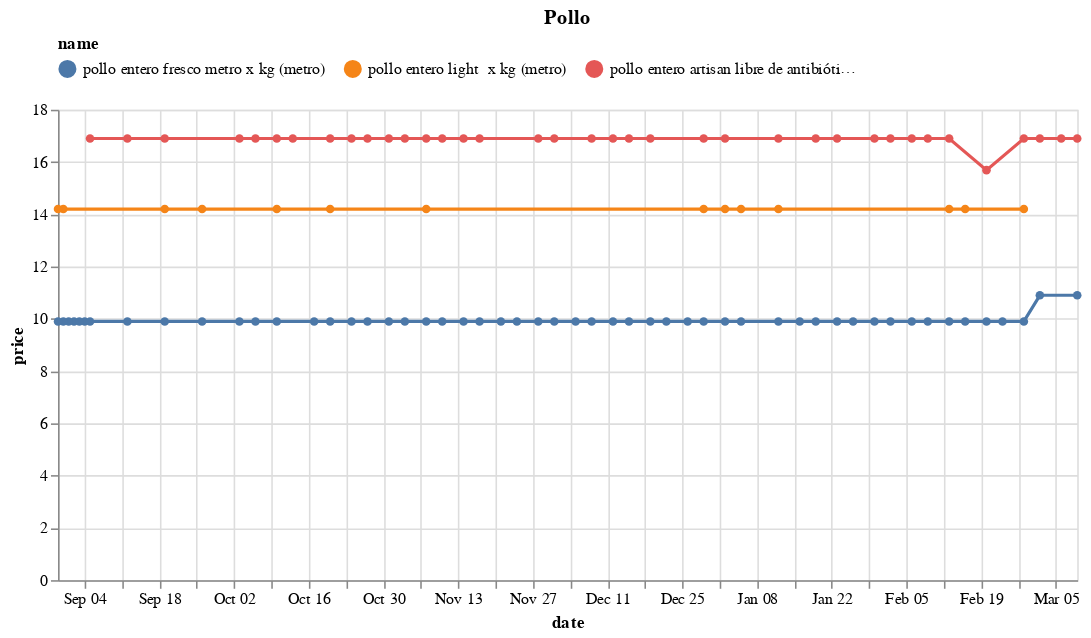

The code cell stored with this chart in its notebook:
### Code cell
(df
 .loc[df.name.isin(names)]
 .pipe(alt.Chart)
 .mark_line(point=True)
 .encode(x='date', y='price', color='name', tooltip=['name','price'])
 .properties(width=650, title='Pollo')
 .configure_legend(orient='top', columns=3)
)

### Figure 1 — Vega-Lite specification as saved in the notebook (floating-point values rounded to 4 significant figures)
{"config": {"view": {"continuousWidth": 400, "continuousHeight": 300}, "legend": {"columns": 3, "orient": "top"}}, "data": {"name": "data-75593e07a0e1a01580b93e37df9c1192"}, "mark": {"type": "line", "point": true}, "encoding": {"color": {"field": "name", "type": "nominal"}, "tooltip": [{"field": "name", "type": "nominal"}, {"field": "price", "type": "quantitative"}], "x": {"field": "date", "type": "temporal"}, "y": {"field": "price", "type": "quantitative"}}, "title": "Pollo", "width": 650, "$schema": "https://vega.github.io/schema/vega-lite/v4.17.0.json", "datasets": {"data-75593e07a0e1a01580b93e37df9c1192": [{"sku": 35350, "name": "pollo entero fresco metro x kg (metro)", "brand": "Metro", "category": "https://www.metro.pe/carnes-aves-y-pescados/aves-y-huevos/pollo-entero", "uri": "https://www.metro.pe/pollo-entero-fresco-metro-x-kg-26334/p", "price": 9.9, "store": "metro", "date": "2022-11-24T00:00:00"}, {"sku": 35350, "name": "pollo entero fresco metro x kg (metro)", "brand": "Metro", "category": "https://www.metro.pe/carnes-aves-y-pescados/aves-y-huevos/pollo-entero", "uri": "https://www.metro.pe/pollo-entero-fresco-metro-x-kg-26334/p", "price": 9.9, "store": "metro", "date": "2022-12-22T00:00:00"}, {"sku": 10171146, "name": "pollo entero artisan libre de antibióticos x kg (plaza_vea)", "brand": "ARTISAN", "category": "https://www.plazavea.com.pe/carnes-aves-y-pescados", "uri": "https://www.plazavea.com.pe/pollo-entero-artisan-libre-de-antibioticos-x-kg/p", "price": 16.9, "store": "plaza_vea", "date": "2023-01-02T00:00:00"}, {"sku": 3846, "name": "pollo entero light  x kg (metro)", "brand": "Genérico", "category": "https://www.metro.pe/carnes-aves-y-pescados/aves-y-huevos/pollo-entero", "uri": "https://www.metro.pe/pollo-entero-light-x-kg-227878/p", "price": 14.2, "store": "metro", "date": "2022-09-26T00:00:00"}, {"sku": 35350, "name": "pollo entero fresco metro x kg (metro)", "brand": "Metro", "category": "https://www.metro.pe/carnes-aves-y-pescados/aves-y-huevos/pollo-entero", "uri": "https://www.metro.pe/pollo-entero-fresco-metro-x-kg-26334/p", "price": 9.9, "store": "metro", "date": "2022-09-26T00:00:00"}, {"sku": 3846, "name": "pollo entero light  x kg (metro)", "brand": "Genérico", "category": "https://www.metro.pe/carnes-aves-y-pescados/aves-y-huevos/pollo-entero", "uri": "https://www.metro.pe/pollo-entero-light-x-kg-227878/p", "price": 14.2, "store": "metro", "date": "2023-02-13T00:00:00"}, {"sku": 35350, "name": "pollo entero fresco metro x kg (metro)", "brand": "Metro", "category": "https://www.metro.pe/carnes-aves-y-pescados/aves-y-huevos/pollo-entero", "uri": "https://www.metro.pe/pollo-entero-fresco-metro-x-kg-26334/p", "price": 9.9, "store": "metro", "date": "2023-02-13T00:00:00"}, {"sku": 35350, "name": "pollo entero fresco metro x kg (metro)", "brand": "Metro", "category": "https://www.metro.pe/carnes-aves-y-pescados/aves-y-huevos/pollo-entero", "uri": "https://www.metro.pe/pollo-entero-fresco-metro-x-kg-26334/p", "price": 9.9, "store": "metro", "date": "2023-02-20T00:00:00"}, {"sku": 35350, "name": "pollo entero fresco metro x kg (metro)", "brand": "Metro", "category": "https://www.metro.pe/carnes-aves-y-pescados/aves-y-huevos/pollo-entero", "uri": "https://www.metro.pe/pollo-entero-fresco-metro-x-kg-26334/p", "price": 9.9, "store": "metro", "date": "2023-01-23T00:00:00"}, {"sku": 10171146, "name": "pollo entero artisan libre de antibióticos x kg (plaza_vea)", "brand": "ARTISAN", "category": "https://www.plazavea.com.pe/carnes-aves-y-pescados", "uri": "https://www.plazavea.com.pe/pollo-entero-artisan-libre-de-antibioticos-x-kg/p", "price": 16.9, "store": "plaza_vea", "date": "2023-01-12T00:00:00"}, {"sku": 35350, "name": "pollo entero fresco metro x kg (metro)", "brand": "Metro", "category": "https://www.metro.pe/carnes-aves-y-pescados/aves-y-huevos/pollo-entero", "uri": "https://www.metro.pe/pollo-entero-fresco-metro-x-kg-26334/p", "price": 9.9, "store": "metro", "date": "2022-09-04T00:00:00"}, {"sku": 35350, "name": "pollo entero fresco metro x kg (metro)", "brand": "Metro", "category": "https://www.metro.pe/carnes-aves-y-pescados/aves-y-huevos/pollo-entero", "uri": "https://www.metro.pe/pollo-entero-fresco-metro-x-kg-26334/p", "price": 10.9, "store": "metro", "date": "2023-03-09T00:00:00"}, {"sku": 35350, "name": "pollo entero fresco metro x kg (metro)", "brand": "Metro", "category": "https://www.metro.pe/carnes-aves-y-pescados/aves-y-huevos/pollo-entero", "uri": "https://www.metro.pe/pollo-entero-fresco-metro-x-kg-26334/p", "price": 9.9, "store": "metro", "date": "2023-01-19T00:00:00"}, {"sku": 35350, "name": "pollo entero fresco metro x kg (metro)", "brand": "Metro", "category": "https://www.metro.pe/carnes-aves-y-pescados/aves-y-huevos/pollo-entero", "uri": "https://www.metro.pe/pollo-entero-fresco-metro-x-kg-26334/p", "price": 9.9, "store": "metro", "date": "2022-12-26T00:00:00"}, {"sku": 35350, "name": "pollo entero fresco metro x kg (metro)", "brand": "Metro", "category": "https://www.metro.pe/carnes-aves-y-pescados/aves-y-huevos/pollo-entero", "uri": "https://www.metro.pe/pollo-entero-fresco-metro-x-kg-26334/p", "price": 9.9, "store": "metro", "date": "2023-01-16T00:00:00"}, {"sku": 10171146, "name": "pollo entero artisan libre de antibióticos x kg (plaza_vea)", "brand": "ARTISAN", "category": "https://www.plazavea.com.pe/carnes-aves-y-pescados", "uri": "https://www.plazavea.com.pe/pollo-entero-artisan-libre-de-antibioticos-x-kg/p", "price": 16.9, "store": "plaza_vea", "date": "2022-12-15T00:00:00"}, {"sku": 10171146, "name": "pollo entero artisan libre de antibióticos x kg (plaza_vea)", "brand": "ARTISAN", "category": "https://www.plazavea.com.pe/carnes-aves-y-pescados", "uri": "https://www.plazavea.com.pe/pollo-entero-artisan-libre-de-antibioticos-x-kg/p", "price": 16.9, "store": "plaza_vea", "date": "2022-09-19T00:00:00"}, {"sku": 35350, "name": "pollo entero fresco metro x kg (metro)", "brand": "Metro", "category": "https://www.metro.pe/carnes-aves-y-pescados/aves-y-huevos/pollo-entero", "uri": "https://www.metro.pe/pollo-entero-fresco-metro-x-kg-26334/p", "price": 9.9, "store": "metro", "date": "2023-02-02T00:00:00"}, {"sku": 3846, "name": "pollo entero light  x kg (metro)", "brand": "Genérico", "category": "https://www.metro.pe/carnes-aves-y-pescados/aves-y-huevos/pollo-entero", "uri": "https://www.metro.pe/pollo-entero-light-x-kg-227878/p", "price": 14.2, "store": "metro", "date": "2023-01-05T00:00:00"}, {"sku": 35350, "name": "pollo entero fresco metro x kg (metro)", "brand": "Metro", "category": "https://www.metro.pe/carnes-aves-y-pescados/aves-y-huevos/pollo-entero", "uri": "https://www.metro.pe/pollo-entero-fresco-metro-x-kg-26334/p", "price": 9.9, "store": "metro", "date": "2023-01-05T00:00:00"}, {"sku": 10171146, "name": "pollo entero artisan libre de antibióticos x kg (plaza_vea)", "brand": "ARTISAN", "category": "https://www.plazavea.com.pe/carnes-aves-y-pescados", "uri": "https://www.plazavea.com.pe/pollo-entero-artisan-libre-de-antibioticos-x-kg/p", "price": 16.9, "store": "plaza_vea", "date": "2023-03-06T00:00:00"}, {"sku": 35350, "name": "pollo entero fresco metro x kg (metro)", "brand": "Metro", "category": "https://www.metro.pe/carnes-aves-y-pescados/aves-y-huevos/pollo-entero", "uri": "https://www.metro.pe/pollo-entero-fresco-metro-x-kg-26334/p", "price": 9.9, "store": "metro", "date": "2022-09-12T00:00:00"}, {"sku": 35350, "name": "pollo entero fresco metro x kg (metro)", "brand": "Metro", "category": "https://www.metro.pe/carnes-aves-y-pescados/aves-y-huevos/pollo-entero", "uri": "https://www.metro.pe/pollo-entero-fresco-metro-x-kg-26334/p", "price": 9.9, "store": "metro", "date": "2023-01-26T00:00:00"}, {"sku": 35350, "name": "pollo entero fresco metro x kg (metro)", "brand": "Metro", "category": "https://www.metro.pe/carnes-aves-y-pescados/aves-y-huevos/pollo-entero", "uri": "https://www.metro.pe/pollo-entero-fresco-metro-x-kg-26334/p", "price": 10.9, "store": "metro", "date": "2023-03-02T00:00:00"}, {"sku": 3846, "name": "pollo entero light  x kg (metro)", "brand": "Genérico", "category": "https://www.metro.pe/carnes-aves-y-pescados/aves-y-huevos/pollo-entero", "uri": "https://www.metro.pe/pollo-entero-light-x-kg-227878/p", "price": 14.2, "store": "metro", "date": "2023-01-12T00:00:00"}, {"sku": 35350, "name": "pollo entero fresco metro x kg (metro)", "brand": "Metro", "category": "https://www.metro.pe/carnes-aves-y-pescados/aves-y-huevos/pollo-entero", "uri": "https://www.metro.pe/pollo-entero-fresco-metro-x-kg-26334/p", "price": 9.9, "store": "metro", "date": "2023-01-12T00:00:00"}, {"sku": 35350, "name": "pollo entero fresco metro x kg (metro)", "brand": "Metro", "category": "https://www.metro.pe/carnes-aves-y-pescados/aves-y-huevos/pollo-entero", "uri": "https://www.metro.pe/pollo-entero-fresco-metro-x-kg-26334/p", "price": 9.9, "store": "metro", "date": "2022-10-17T00:00:00"}, {"sku": 10171146, "name": "pollo entero artisan libre de antibióticos x kg (plaza_vea)", "brand": "ARTISAN", "category": "https://www.plazavea.com.pe/carnes-aves-y-pescados", "uri": "https://www.plazavea.com.pe/pollo-entero-artisan-libre-de-antibioticos-x-kg/p", "price": 16.9, "store": "plaza_vea", "date": "2023-02-09T00:00:00"}, {"sku": 3846, "name": "pollo entero light  x kg (metro)", "brand": "Genérico", "category": "https://www.metro.pe/carnes-aves-y-pescados/aves-y-huevos/pollo-entero", "uri": "https://www.metro.pe/pollo-entero-light-x-kg-227878/p", "price": 14.2, "store": "metro", "date": "2022-12-29T00:00:00"}, {"sku": 35350, "name": "pollo entero fresco metro x kg (metro)", "brand": "Metro", "category": "https://www.metro.pe/carnes-aves-y-pescados/aves-y-huevos/pollo-entero", "uri": "https://www.metro.pe/pollo-entero-fresco-metro-x-kg-26334/p", "price": 9.9, "store": "metro", "date": "2022-12-29T00:00:00"}, {"sku": 35350, "name": "pollo entero fresco metro x kg (metro)", "brand": "Metro", "category": "https://www.metro.pe/carnes-aves-y-pescados/aves-y-huevos/pollo-entero", "uri": "https://www.metro.pe/pollo-entero-fresco-metro-x-kg-26334/p", "price": 9.9, "store": "metro", "date": "2022-09-02T00:00:00"}, {"sku": 10171146, "name": "pollo entero artisan libre de antibióticos x kg (plaza_vea)", "brand": "ARTISAN", "category": "https://www.plazavea.com.pe/carnes-aves-y-pescados", "uri": "https://www.plazavea.com.pe/pollo-entero-artisan-libre-de-antibioticos-x-kg/p", "price": 16.9, "store": "plaza_vea", "date": "2022-09-12T00:00:00"}, {"sku": 3846, "name": "pollo entero light  x kg (metro)", "brand": "Genérico", "category": "https://www.metro.pe/carnes-aves-y-pescados/aves-y-huevos/pollo-entero", "uri": "https://www.metro.pe/pollo-entero-light-x-kg-227878/p", "price": 14.2, "store": "metro", "date": "2022-11-07T00:00:00"}, {"sku": 35350, "name": "pollo entero fresco metro x kg (metro)", "brand": "Metro", "category": "https://www.metro.pe/carnes-aves-y-pescados/aves-y-huevos/pollo-entero", "uri": "https://www.metro.pe/pollo-entero-fresco-metro-x-kg-26334/p", "price": 9.9, "store": "metro", "date": "2022-11-07T00:00:00"}, {"sku": 10171146, "name": "pollo entero artisan libre de antibióticos x kg (plaza_vea)", "brand": "ARTISAN", "category": "https://www.plazavea.com.pe/carnes-aves-y-pescados", "uri": "https://www.plazavea.com.pe/pollo-entero-artisan-libre-de-antibioticos-x-kg/p", "price": 16.9, "store": "plaza_vea", "date": "2023-02-02T00:00:00"}, {"sku": 35350, "name": "pollo entero fresco metro x kg (metro)", "brand": "Metro", "category": "https://www.metro.pe/carnes-aves-y-pescados/aves-y-huevos/pollo-entero", "uri": "https://www.metro.pe/pollo-entero-fresco-metro-x-kg-26334/p", "price": 9.9, "store": "metro", "date": "2022-12-12T00:00:00"}, {"sku": 10171146, "name": "pollo entero artisan libre de antibióticos x kg (plaza_vea)", "brand": "ARTISAN", "category": "https://www.plazavea.com.pe/carnes-aves-y-pescados", "uri": "https://www.plazavea.com.pe/pollo-entero-artisan-libre-de-antibioticos-x-kg/p", "price": 16.9, "store": "plaza_vea", "date": "2022-10-03T00:00:00"}, {"sku": 35350, "name": "pollo entero fresco metro x kg (metro)", "brand": "Metro", "category": "https://www.metro.pe/carnes-aves-y-pescados/aves-y-huevos/pollo-entero", "uri": "https://www.metro.pe/pollo-entero-fresco-metro-x-kg-26334/p", "price": 9.9, "store": "metro", "date": "2022-11-21T00:00:00"}, {"sku": 35350, "name": "pollo entero fresco metro x kg (metro)", "brand": "Metro", "category": "https://www.metro.pe/carnes-aves-y-pescados/aves-y-huevos/pollo-entero", "uri": "https://www.metro.pe/pollo-entero-fresco-metro-x-kg-26334/p", "price": 9.9, "store": "metro", "date": "2023-02-16T00:00:00"}, {"sku": 3846, "name": "pollo entero light  x kg (metro)", "brand": "Genérico", "category": "https://www.metro.pe/carnes-aves-y-pescados/aves-y-huevos/pollo-entero", "uri": "https://www.metro.pe/pollo-entero-light-x-kg-227878/p", "price": 14.2, "store": "metro", "date": "2023-02-16T00:00:00"}, {"sku": 10171146, "name": "pollo entero artisan libre de antibióticos x kg (plaza_vea)", "brand": "ARTISAN", "category": "https://www.plazavea.com.pe/carnes-aves-y-pescados", "uri": "https://www.plazavea.com.pe/pollo-entero-artisan-libre-de-antibioticos-x-kg/p", "price": 16.9, "store": "plaza_vea", "date": "2023-02-27T00:00:00"}, {"sku": 10171146, "name": "pollo entero artisan libre de antibióticos x kg (plaza_vea)", "brand": "ARTISAN", "category": "https://www.plazavea.com.pe/carnes-aves-y-pescados", "uri": "https://www.plazavea.com.pe/pollo-entero-artisan-libre-de-antibioticos-x-kg/p", "price": 16.9, "store": "plaza_vea", "date": "2022-12-08T00:00:00"}, {"sku": 35350, "name": "pollo entero fresco metro x kg (metro)", "brand": "Metro", "category": "https://www.metro.pe/carnes-aves-y-pescados/aves-y-huevos/pollo-entero", "uri": "https://www.metro.pe/pollo-entero-fresco-metro-x-kg-26334/p", "price": 9.9, "store": "metro", "date": "2022-11-14T00:00:00"}, {"sku": 10171146, "name": "pollo entero artisan libre de antibióticos x kg (plaza_vea)", "brand": "ARTISAN", "category": "https://www.plazavea.com.pe/carnes-aves-y-pescados", "uri": "https://www.plazavea.com.pe/pollo-entero-artisan-libre-de-antibioticos-x-kg/p", "price": 16.9, "store": "plaza_vea", "date": "2022-11-17T00:00:00"}, {"sku": 10171146, "name": "pollo entero artisan libre de antibióticos x kg (plaza_vea)", "brand": "ARTISAN", "category": "https://www.plazavea.com.pe/carnes-aves-y-pescados", "uri": "https://www.plazavea.com.pe/pollo-entero-artisan-libre-de-antibioticos-x-kg/p", "price": 16.9, "store": "plaza_vea", "date": "2023-01-23T00:00:00"}, {"sku": 35350, "name": "pollo entero fresco metro x kg (metro)", "brand": "Metro", "category": "https://www.metro.pe/carnes-aves-y-pescados/aves-y-huevos/pollo-entero", "uri": "https://www.metro.pe/pollo-entero-fresco-metro-x-kg-26334/p", "price": 9.9, "store": "metro", "date": "2022-11-28T00:00:00"}, {"sku": 10171146, "name": "pollo entero artisan libre de antibióticos x kg (plaza_vea)", "brand": "ARTISAN", "category": "https://www.plazavea.com.pe/carnes-aves-y-pescados", "uri": "https://www.plazavea.com.pe/pollo-entero-artisan-libre-de-antibioticos-x-kg/p", "price": 16.9, "store": "plaza_vea", "date": "2023-02-13T00:00:00"}, {"sku": 35350, "name": "pollo entero fresco metro x kg (metro)", "brand": "Metro", "category": "https://www.metro.pe/carnes-aves-y-pescados/aves-y-huevos/pollo-entero", "uri": "https://www.metro.pe/pollo-entero-fresco-metro-x-kg-26334/p", "price": 9.9, "store": "metro", "date": "2022-12-15T00:00:00"}, {"sku": 35350, "name": "pollo entero fresco metro x kg (metro)", "brand": "Metro", "category": "https://www.metro.pe/carnes-aves-y-pescados/aves-y-huevos/pollo-entero", "uri": "https://www.metro.pe/pollo-entero-fresco-metro-x-kg-26334/p", "price": 9.9, "store": "metro", "date": "2023-02-06T00:00:00"}, {"sku": 10171146, "name": "pollo entero artisan libre de antibióticos x kg (plaza_vea)", "brand": "ARTISAN", "category": "https://www.plazavea.com.pe/carnes-aves-y-pescados", "uri": "https://www.plazavea.com.pe/pollo-entero-artisan-libre-de-antibioticos-x-kg/p", "price": 16.9, "store": "plaza_vea", "date": "2022-11-03T00:00:00"}, {"sku": 35350, "name": "pollo entero fresco metro x kg (metro)", "brand": "Metro", "category": "https://www.metro.pe/carnes-aves-y-pescados/aves-y-huevos/pollo-entero", "uri": "https://www.metro.pe/pollo-entero-fresco-metro-x-kg-26334/p", "price": 9.9, "store": "metro", "date": "2022-10-03T00:00:00"}, {"sku": 35350, "name": "pollo entero fresco metro x kg (metro)", "brand": "Metro", "category": "https://www.metro.pe/carnes-aves-y-pescados/aves-y-huevos/pollo-entero", "uri": "https://www.metro.pe/pollo-entero-fresco-metro-x-kg-26334/p", "price": 9.9, "store": "metro", "date": "2022-12-08T00:00:00"}, {"sku": 3846, "name": "pollo entero light  x kg (metro)", "brand": "Genérico", "category": "https://www.metro.pe/carnes-aves-y-pescados/aves-y-huevos/pollo-entero", "uri": "https://www.metro.pe/pollo-entero-light-x-kg-227878/p", "price": 14.2, "store": "metro", "date": "2023-01-02T00:00:00"}, {"sku": 35350, "name": "pollo entero fresco metro x kg (metro)", "brand": "Metro", "category": "https://www.metro.pe/carnes-aves-y-pescados/aves-y-huevos/pollo-entero", "uri": "https://www.metro.pe/pollo-entero-fresco-metro-x-kg-26334/p", "price": 9.9, "store": "metro", "date": "2023-01-02T00:00:00"}, {"sku": 10171146, "name": "pollo entero artisan libre de antibióticos x kg (plaza_vea)", "brand": "ARTISAN", "category": "https://www.plazavea.com.pe/carnes-aves-y-pescados", "uri": "https://www.plazavea.com.pe/pollo-entero-artisan-libre-de-antibioticos-x-kg/p", "price": 16.9, "store": "plaza_vea", "date": "2022-11-14T00:00:00"}, {"sku": 35350, "name": "pollo entero fresco metro x kg (metro)", "brand": "Metro", "category": "https://www.metro.pe/carnes-aves-y-pescados/aves-y-huevos/pollo-entero", "uri": "https://www.metro.pe/pollo-entero-fresco-metro-x-kg-26334/p", "price": 9.9, "store": "metro", "date": "2023-01-30T00:00:00"}, {"sku": 35350, "name": "pollo entero fresco metro x kg (metro)", "brand": "Metro", "category": "https://www.metro.pe/carnes-aves-y-pescados/aves-y-huevos/pollo-entero", "uri": "https://www.metro.pe/pollo-entero-fresco-metro-x-kg-26334/p", "price": 9.9, "store": "metro", "date": "2022-09-01T00:00:00"}, {"sku": 10171146, "name": "pollo entero artisan libre de antibióticos x kg (plaza_vea)", "brand": "ARTISAN", "category": "https://www.plazavea.com.pe/carnes-aves-y-pescados", "uri": "https://www.plazavea.com.pe/pollo-entero-artisan-libre-de-antibioticos-x-kg/p", "price": 16.9, "store": "plaza_vea", "date": "2022-11-28T00:00:00"}, {"sku": 10171146, "name": "pollo entero artisan libre de antibióticos x kg (plaza_vea)", "brand": "ARTISAN", "category": "https://www.plazavea.com.pe/carnes-aves-y-pescados", "uri": "https://www.plazavea.com.pe/pollo-entero-artisan-libre-de-antibioticos-x-kg/p", "price": 16.9, "store": "plaza_vea", "date": "2022-10-31T00:00:00"}, {"sku": 10171146, "name": "pollo entero artisan libre de antibióticos x kg (plaza_vea)", "brand": "ARTISAN", "category": "https://www.plazavea.com.pe/carnes-aves-y-pescados", "uri": "https://www.plazavea.com.pe/pollo-entero-artisan-libre-de-antibioticos-x-kg/p", "price": 16.9, "store": "plaza_vea", "date": "2022-10-27T00:00:00"}, {"sku": 10171146, "name": "pollo entero artisan libre de antibióticos x kg (plaza_vea)", "brand": "ARTISAN", "category": "https://www.plazavea.com.pe/carnes-aves-y-pescados", "uri": "https://www.plazavea.com.pe/pollo-entero-artisan-libre-de-antibioticos-x-kg/p", "price": 16.9, "store": "plaza_vea", "date": "2022-10-13T00:00:00"}, {"sku": 35350, "name": "pollo entero fresco metro x kg (metro)", "brand": "Metro", "category": "https://www.metro.pe/carnes-aves-y-pescados/aves-y-huevos/pollo-entero", "uri": "https://www.metro.pe/pollo-entero-fresco-metro-x-kg-26334/p", "price": 9.9, "store": "metro", "date": "2022-12-01T00:00:00"}, {"sku": 35350, "name": "pollo entero fresco metro x kg (metro)", "brand": "Metro", "category": "https://www.metro.pe/carnes-aves-y-pescados/aves-y-huevos/pollo-entero", "uri": "https://www.metro.pe/pollo-entero-fresco-metro-x-kg-26334/p", "price": 9.9, "store": "metro", "date": "2022-10-31T00:00:00"}, {"sku": 35350, "name": "pollo entero fresco metro x kg (metro)", "brand": "Metro", "category": "https://www.metro.pe/carnes-aves-y-pescados/aves-y-huevos/pollo-entero", "uri": "https://www.metro.pe/pollo-entero-fresco-metro-x-kg-26334/p", "price": 9.9, "store": "metro", "date": "2022-11-03T00:00:00"}, {"sku": 35350, "name": "pollo entero fresco metro x kg (metro)", "brand": "Metro", "category": "https://www.metro.pe/carnes-aves-y-pescados/aves-y-huevos/pollo-entero", "uri": "https://www.metro.pe/pollo-entero-fresco-metro-x-kg-26334/p", "price": 9.9, "store": "metro", "date": "2022-11-17T00:00:00"}, {"sku": 35350, "name": "pollo entero fresco metro x kg (metro)", "brand": "Metro", "category": "https://www.metro.pe/carnes-aves-y-pescados/aves-y-huevos/pollo-entero", "uri": "https://www.metro.pe/pollo-entero-fresco-metro-x-kg-26334/p", "price": 9.9, "store": "metro", "date": "2022-12-05T00:00:00"}, {"sku": 35350, "name": "pollo entero fresco metro x kg (metro)", "brand": "Metro", "category": "https://www.metro.pe/carnes-aves-y-pescados/aves-y-huevos/pollo-entero", "uri": "https://www.metro.pe/pollo-entero-fresco-metro-x-kg-26334/p", "price": 9.9, "store": "metro", "date": "2022-09-03T00:00:00"}, {"sku": 35350, "name": "pollo entero fresco metro x kg (metro)", "brand": "Metro", "category": "https://www.metro.pe/carnes-aves-y-pescados/aves-y-huevos/pollo-entero", "uri": "https://www.metro.pe/pollo-entero-fresco-metro-x-kg-26334/p", "price": 9.9, "store": "metro", "date": "2022-09-19T00:00:00"}, {"sku": 3846, "name": "pollo entero light  x kg (metro)", "brand": "Genérico", "category": "https://www.metro.pe/carnes-aves-y-pescados/aves-y-huevos/pollo-entero", "uri": "https://www.metro.pe/pollo-entero-light-x-kg-227878/p", "price": 14.2, "store": "metro", "date": "2022-09-19T00:00:00"}, {"sku": 10171146, "name": "pollo entero artisan libre de antibióticos x kg (plaza_vea)", "brand": "ARTISAN", "category": "https://www.plazavea.com.pe/carnes-aves-y-pescados", "uri": "https://www.plazavea.com.pe/pollo-entero-artisan-libre-de-antibioticos-x-kg/p", "price": 16.9, "store": "plaza_vea", "date": "2022-09-05T00:00:00"}, {"sku": 35350, "name": "pollo entero fresco metro x kg (metro)", "brand": "Metro", "category": "https://www.metro.pe/carnes-aves-y-pescados/aves-y-huevos/pollo-entero", "uri": "https://www.metro.pe/pollo-entero-fresco-metro-x-kg-26334/p", "price": 9.9, "store": "metro", "date": "2022-10-20T00:00:00"}, {"sku": 3846, "name": "pollo entero light  x kg (metro)", "brand": "Genérico", "category": "https://www.metro.pe/carnes-aves-y-pescados/aves-y-huevos/pollo-entero", "uri": "https://www.metro.pe/pollo-entero-light-x-kg-227878/p", "price": 14.2, "store": "metro", "date": "2022-10-20T00:00:00"}, {"sku": 10171146, "name": "pollo entero artisan libre de antibióticos x kg (plaza_vea)", "brand": "ARTISAN", "category": "https://www.plazavea.com.pe/carnes-aves-y-pescados", "uri": "https://www.plazavea.com.pe/pollo-entero-artisan-libre-de-antibioticos-x-kg/p", "price": 16.9, "store": "plaza_vea", "date": "2022-11-10T00:00:00"}, {"sku": 35350, "name": "pollo entero fresco metro x kg (metro)", "brand": "Metro", "category": "https://www.metro.pe/carnes-aves-y-pescados/aves-y-huevos/pollo-entero", "uri": "https://www.metro.pe/pollo-entero-fresco-metro-x-kg-26334/p", "price": 9.9, "store": "metro", "date": "2022-09-05T00:00:00"}, {"sku": 10171146, "name": "pollo entero artisan libre de antibióticos x kg (plaza_vea)", "brand": "ARTISAN", "category": "https://www.plazavea.com.pe/carnes-aves-y-pescados", "uri": "https://www.plazavea.com.pe/pollo-entero-artisan-libre-de-antibioticos-x-kg/p", "price": 16.9, "store": "plaza_vea", "date": "2023-01-30T00:00:00"}, {"sku": 10171146, "name": "pollo entero artisan libre de antibióticos x kg (plaza_vea)", "brand": "ARTISAN", "category": "https://www.plazavea.com.pe/carnes-aves-y-pescados", "uri": "https://www.plazavea.com.pe/pollo-entero-artisan-libre-de-antibioticos-x-kg/p", "price": 15.69, "store": "plaza_vea", "date": "2023-02-20T00:00:00"}, {"sku": 10171146, "name": "pollo entero artisan libre de antibióticos x kg (plaza_vea)", "brand": "ARTISAN", "category": "https://www.plazavea.com.pe/carnes-aves-y-pescados", "uri": "https://www.plazavea.com.pe/pollo-entero-artisan-libre-de-antibioticos-x-kg/p", "price": 16.9, "store": "plaza_vea", "date": "2022-12-01T00:00:00"}, {"sku": 35350, "name": "pollo entero fresco metro x kg (metro)", "brand": "Metro", "category": "https://www.metro.pe/carnes-aves-y-pescados/aves-y-huevos/pollo-entero", "uri": "https://www.metro.pe/pollo-entero-fresco-metro-x-kg-26334/p", "price": 9.9, "store": "metro", "date": "2022-10-24T00:00:00"}, {"sku": 10171146, "name": "pollo entero artisan libre de antibióticos x kg (plaza_vea)", "brand": "ARTISAN", "category": "https://www.plazavea.com.pe/carnes-aves-y-pescados", "uri": "https://www.plazavea.com.pe/pollo-entero-artisan-libre-de-antibioticos-x-kg/p", "price": 16.9, "store": "plaza_vea", "date": "2023-03-02T00:00:00"}, {"sku": 35350, "name": "pollo entero fresco metro x kg (metro)", "brand": "Metro", "category": "https://www.metro.pe/carnes-aves-y-pescados/aves-y-huevos/pollo-entero", "uri": "https://www.metro.pe/pollo-entero-fresco-metro-x-kg-26334/p", "price": 9.9, "store": "metro", "date": "2022-10-06T00:00:00"}, {"sku": 10171146, "name": "pollo entero artisan libre de antibióticos x kg (plaza_vea)", "brand": "ARTISAN", "category": "https://www.plazavea.com.pe/carnes-aves-y-pescados", "uri": "https://www.plazavea.com.pe/pollo-entero-artisan-libre-de-antibioticos-x-kg/p", "price": 16.9, "store": "plaza_vea", "date": "2022-10-10T00:00:00"}, {"sku": 3846, "name": "pollo entero light  x kg (metro)", "brand": "Genérico", "category": "https://www.metro.pe/carnes-aves-y-pescados/aves-y-huevos/pollo-entero", "uri": "https://www.metro.pe/pollo-entero-light-x-kg-227878/p", "price": 14.2, "store": "metro", "date": "2022-10-10T00:00:00"}, {"sku": 35350, "name": "pollo entero fresco metro x kg (metro)", "brand": "Metro", "category": "https://www.metro.pe/carnes-aves-y-pescados/aves-y-huevos/pollo-entero", "uri": "https://www.metro.pe/pollo-entero-fresco-metro-x-kg-26334/p", "price": 9.9, "store": "metro", "date": "2022-10-10T00:00:00"}, {"sku": 10171146, "name": "pollo entero artisan libre de antibióticos x kg (plaza_vea)", "brand": "ARTISAN", "category": "https://www.plazavea.com.pe/carnes-aves-y-pescados", "uri": "https://www.plazavea.com.pe/pollo-entero-artisan-libre-de-antibioticos-x-kg/p", "price": 16.9, "store": "plaza_vea", "date": "2022-10-20T00:00:00"}, {"sku": 10171146, "name": "pollo entero artisan libre de antibióticos x kg (plaza_vea)", "brand": "ARTISAN", "category": "https://www.plazavea.com.pe/carnes-aves-y-pescados", "uri": "https://www.plazavea.com.pe/pollo-entero-artisan-libre-de-antibioticos-x-kg/p", "price": 16.9, "store": "plaza_vea", "date": "2022-12-12T00:00:00"}, {"sku": 35350, "name": "pollo entero fresco metro x kg (metro)", "brand": "Metro", "category": "https://www.metro.pe/carnes-aves-y-pescados/aves-y-huevos/pollo-entero", "uri": "https://www.metro.pe/pollo-entero-fresco-metro-x-kg-26334/p", "price": 9.9, "store": "metro", "date": "2023-02-09T00:00:00"}, {"sku": 35350, "name": "pollo entero fresco metro x kg (metro)", "brand": "Metro", "category": "https://www.metro.pe/carnes-aves-y-pescados/aves-y-huevos/pollo-entero", "uri": "https://www.metro.pe/pollo-entero-fresco-metro-x-kg-26334/p", "price": 9.9, "store": "metro", "date": "2023-02-23T00:00:00"}, {"sku": 10171146, "name": "pollo entero artisan libre de antibióticos x kg (plaza_vea)", "brand": "ARTISAN", "category": "https://www.plazavea.com.pe/carnes-aves-y-pescados", "uri": "https://www.plazavea.com.pe/pollo-entero-artisan-libre-de-antibioticos-x-kg/p", "price": 16.9, "store": "plaza_vea", "date": "2022-10-06T00:00:00"}, {"sku": 35350, "name": "pollo entero fresco metro x kg (metro)", "brand": "Metro", "category": "https://www.metro.pe/carnes-aves-y-pescados/aves-y-huevos/pollo-entero", "uri": "https://www.metro.pe/pollo-entero-fresco-metro-x-kg-26334/p", "price": 9.9, "store": "metro", "date": "2022-08-31T00:00:00"}, {"sku": 3846, "name": "pollo entero light  x kg (metro)", "brand": "Genérico", "category": "https://www.metro.pe/carnes-aves-y-pescados/aves-y-huevos/pollo-entero", "uri": "https://www.metro.pe/pollo-entero-light-x-kg-227878/p", "price": 14.2, "store": "metro", "date": "2022-08-31T00:00:00"}, {"sku": 10171146, "name": "pollo entero artisan libre de antibióticos x kg (plaza_vea)", "brand": "ARTISAN", "category": "https://www.plazavea.com.pe/carnes-aves-y-pescados", "uri": "https://www.plazavea.com.pe/pollo-entero-artisan-libre-de-antibioticos-x-kg/p", "price": 16.9, "store": "plaza_vea", "date": "2022-12-29T00:00:00"}, {"sku": 35350, "name": "pollo entero fresco metro x kg (metro)", "brand": "Metro", "category": "https://www.metro.pe/carnes-aves-y-pescados/aves-y-huevos/pollo-entero", "uri": "https://www.metro.pe/pollo-entero-fresco-metro-x-kg-26334/p", "price": 9.9, "store": "metro", "date": "2022-11-10T00:00:00"}, {"sku": 35350, "name": "pollo entero fresco metro x kg (metro)", "brand": "Metro", "category": "https://www.metro.pe/carnes-aves-y-pescados/aves-y-huevos/pollo-entero", "uri": "https://www.metro.pe/pollo-entero-fresco-metro-x-kg-26334/p", "price": 9.9, "store": "metro", "date": "2022-10-27T00:00:00"}, {"sku": 35350, "name": "pollo entero fresco metro x kg (metro)", "brand": "Metro", "category": "https://www.metro.pe/carnes-aves-y-pescados/aves-y-huevos/pollo-entero", "uri": "https://www.metro.pe/pollo-entero-fresco-metro-x-kg-26334/p", "price": 9.9, "store": "metro", "date": "2022-12-19T00:00:00"}, {"sku": 10171146, "name": "pollo entero artisan libre de antibióticos x kg (plaza_vea)", "brand": "ARTISAN", "category": "https://www.plazavea.com.pe/carnes-aves-y-pescados", "uri": "https://www.plazavea.com.pe/pollo-entero-artisan-libre-de-antibioticos-x-kg/p", "price": 16.9, "store": "plaza_vea", "date": "2022-12-19T00:00:00"}, {"sku": 10171146, "name": "pollo entero artisan libre de antibióticos x kg (plaza_vea)", "brand": "ARTISAN", "category": "https://www.plazavea.com.pe/carnes-aves-y-pescados", "uri": "https://www.plazavea.com.pe/pollo-entero-artisan-libre-de-antibioticos-x-kg/p", "price": 16.9, "store": "plaza_vea", "date": "2023-01-19T00:00:00"}, {"sku": 35350, "name": "pollo entero fresco metro x kg (metro)", "brand": "Metro", "category": "https://www.metro.pe/carnes-aves-y-pescados/aves-y-huevos/pollo-entero", "uri": "https://www.metro.pe/pollo-entero-fresco-metro-x-kg-26334/p", "price": 9.9, "store": "metro", "date": "2023-02-27T00:00:00"}, {"sku": 3846, "name": "pollo entero light  x kg (metro)", "brand": "Genérico", "category": "https://www.metro.pe/carnes-aves-y-pescados/aves-y-huevos/pollo-entero", "uri": "https://www.metro.pe/pollo-entero-light-x-kg-227878/p", "price": 14.2, "store": "metro", "date": "2023-02-27T00:00:00"}, {"sku": 10171146, "name": "pollo entero artisan libre de antibióticos x kg (plaza_vea)", "brand": "ARTISAN", "category": "https://www.plazavea.com.pe/carnes-aves-y-pescados", "uri": "https://www.plazavea.com.pe/pollo-entero-artisan-libre-de-antibioticos-x-kg/p", "price": 16.9, "store": "plaza_vea", "date": "2022-11-07T00:00:00"}, {"sku": 35350, "name": "pollo entero fresco metro x kg (metro)", "brand": "Metro", "category": "https://www.metro.pe/carnes-aves-y-pescados/aves-y-huevos/pollo-entero", "uri": "https://www.metro.pe/pollo-entero-fresco-metro-x-kg-26334/p", "price": 9.9, "store": "metro", "date": "2022-08-30T00:00:00"}, {"sku": 3846, "name": "pollo entero light  x kg (metro)", "brand": "Genérico", "category": "https://www.metro.pe/carnes-aves-y-pescados/aves-y-huevos/pollo-entero", "uri": "https://www.metro.pe/pollo-entero-light-x-kg-227878/p", "price": 14.2, "store": "metro", "date": "2022-08-30T00:00:00"}, {"sku": 10171146, "name": "pollo entero artisan libre de antibióticos x kg (plaza_vea)", "brand": "ARTISAN", "category": "https://www.plazavea.com.pe/carnes-aves-y-pescados", "uri": "https://www.plazavea.com.pe/pollo-entero-artisan-libre-de-antibioticos-x-kg/p", "price": 16.9, "store": "plaza_vea", "date": "2023-03-09T00:00:00"}, {"sku": 10171146, "name": "pollo entero artisan libre de antibióticos x kg (plaza_vea)", "brand": "ARTISAN", "category": "https://www.plazavea.com.pe/carnes-aves-y-pescados", "uri": "https://www.plazavea.com.pe/pollo-entero-artisan-libre-de-antibioticos-x-kg/p", "price": 16.9, "store": "plaza_vea", "date": "2023-02-06T00:00:00"}, {"sku": 10171146, "name": "pollo entero artisan libre de antibióticos x kg (plaza_vea)", "brand": "ARTISAN", "category": "https://www.plazavea.com.pe/carnes-aves-y-pescados", "uri": "https://www.plazavea.com.pe/pollo-entero-artisan-libre-de-antibioticos-x-kg/p", "price": 16.9, "store": "plaza_vea", "date": "2022-10-24T00:00:00"}]}}
